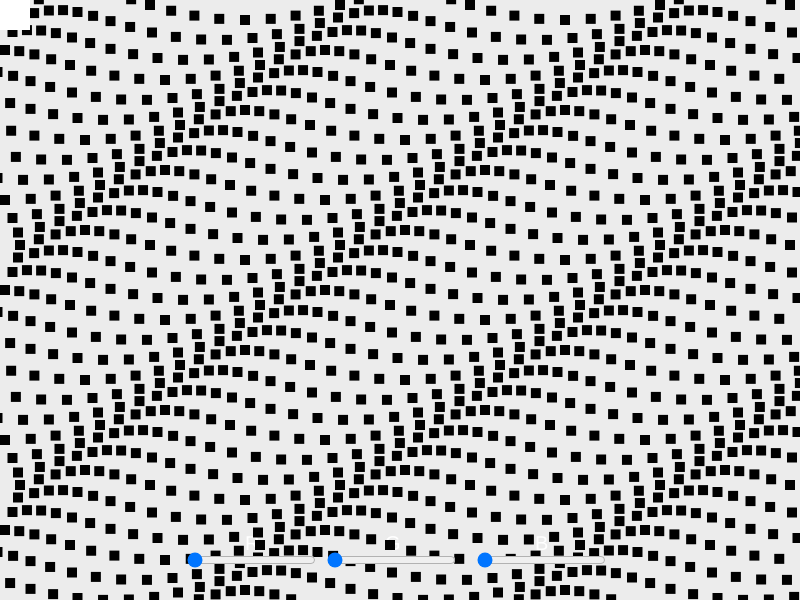
Frame 1 (no input)
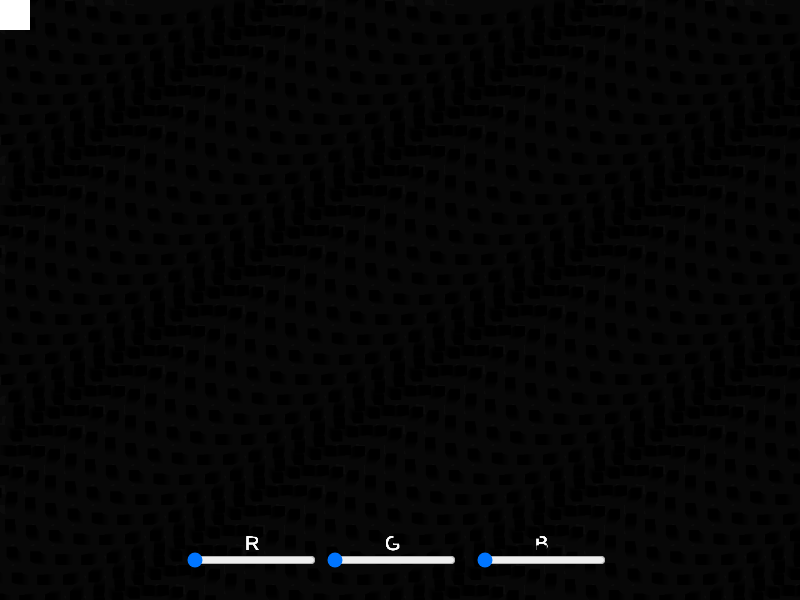
Frame 60 (no input)
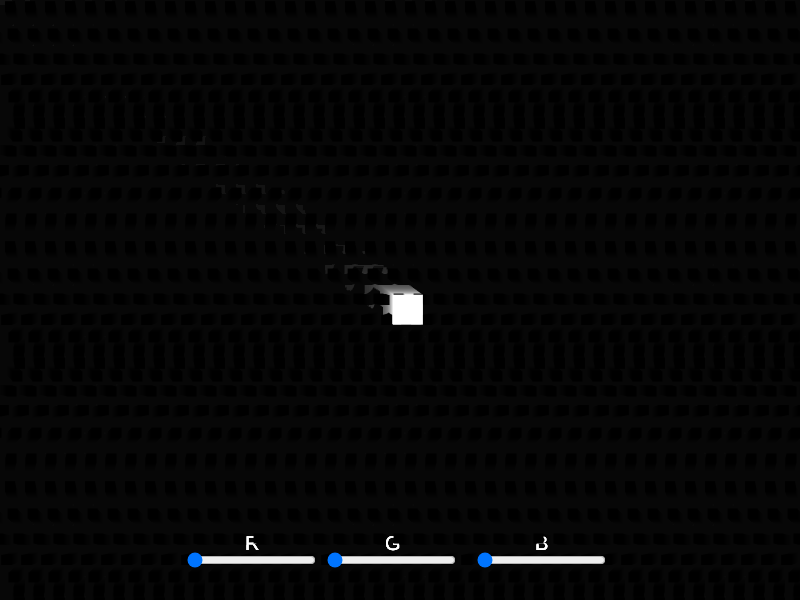
Frame 120 (the mouse pressed at the canvas centre since frame 60)

The p5.js sketch that drew these frames (run headless with seeded random() and noise() and a simulated clock; from frame 60 on, the mouse is pressed at the canvas centre):

// p5.js sketch
// ── sketch.js
let t = 0;
let rSlider, gSlider, bSlider;
//time variable
let x = 0;
let y = 0;

function setup() {
  createCanvas(800, 600);
  textSize(20);
  noStroke();

  rSlider = createSlider(0, 255, 0);
  rSlider.position(185, 550);
  gSlider = createSlider(0, 255, 0);
  gSlider.position(325, 550);
  bSlider = createSlider(0, 255, 0);
  bSlider.position(475, 550);
}

function draw() {
  const r = rSlider.value();
  const g = gSlider.value();
  const b = bSlider.value();
  background(20, 20);
  fill(255);
  text("R", 245, 550);
  text("G", 385, 550);
  text("B", 535, 550);
  fill(r, g, b);

  for (let x = 0; x <= width; x = x + 20) {
    for (let y = 0; y <= height; y = y + 20) {
      const xAngle = map(mouseX, 0, width, -5 * PI, 5 * PI, true);
      const yAngle = map(0, 0, height, -5 * PI, 5 * PI, true);

      const angle = xAngle * (x / width) + yAngle * (y / height);

      const myX = x + 15 * cos(5 * PI * t + angle);
      const myY = y + 15 * sin(5 * PI * t + angle);

      rect(myX, myY, 10, 10);
    }
  }

  t = t + 0.005;

  x = lerp(x, mouseX, 0.065);
  y = lerp(y, mouseY, 0.065);

  fill(255 - r, 255 - g, 255 - b);
  rect(x, y, 30, 30);
}
